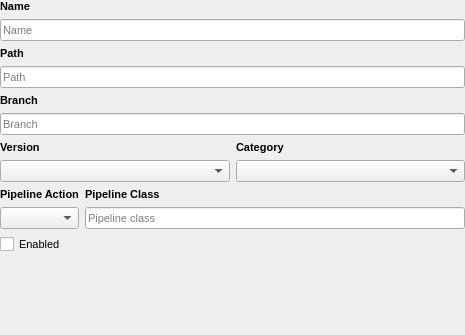
<?xml version="1.0" encoding="UTF-8"?>
<ui version="4.0">
 <class>Form</class>
 <widget class="QWidget" name="Form">
  <property name="geometry">
   <rect>
    <x>0</x>
    <y>0</y>
    <width>465</width>
    <height>335</height>
   </rect>
  </property>
  <property name="windowTitle">
   <string>Form</string>
  </property>
  <layout class="QGridLayout" name="gridLayout_3">
   <property name="leftMargin">
    <number>0</number>
   </property>
   <property name="topMargin">
    <number>0</number>
   </property>
   <property name="rightMargin">
    <number>0</number>
   </property>
   <property name="bottomMargin">
    <number>0</number>
   </property>
   <item row="0" column="0">
    <widget class="QLabel" name="label_5">
     <property name="font">
      <font>
       <pointsize>8</pointsize>
       <bold>true</bold>
      </font>
     </property>
     <property name="text">
      <string>Name</string>
     </property>
    </widget>
   </item>
   <item row="1" column="0">
    <widget class="QLineEdit" name="model_name">
     <property name="font">
      <font>
       <pointsize>8</pointsize>
      </font>
     </property>
     <property name="placeholderText">
      <string>Name</string>
     </property>
    </widget>
   </item>
   <item row="2" column="0">
    <widget class="QLabel" name="path_label">
     <property name="font">
      <font>
       <pointsize>8</pointsize>
       <bold>true</bold>
      </font>
     </property>
     <property name="text">
      <string>Path</string>
     </property>
    </widget>
   </item>
   <item row="3" column="0">
    <widget class="QLineEdit" name="path_line_edit">
     <property name="font">
      <font>
       <pointsize>8</pointsize>
      </font>
     </property>
     <property name="placeholderText">
      <string>Path</string>
     </property>
    </widget>
   </item>
   <item row="4" column="0">
    <widget class="QLabel" name="branch_label">
     <property name="font">
      <font>
       <pointsize>8</pointsize>
       <bold>true</bold>
      </font>
     </property>
     <property name="text">
      <string>Branch</string>
     </property>
    </widget>
   </item>
   <item row="5" column="0">
    <widget class="QLineEdit" name="branch_line_edit">
     <property name="font">
      <font>
       <pointsize>8</pointsize>
      </font>
     </property>
     <property name="placeholderText">
      <string>Branch</string>
     </property>
    </widget>
   </item>
   <item row="6" column="0">
    <layout class="QGridLayout" name="gridLayout_2">
     <item row="0" column="0">
      <widget class="QLabel" name="label_7">
       <property name="font">
        <font>
         <pointsize>8</pointsize>
         <bold>true</bold>
        </font>
       </property>
       <property name="text">
        <string>Version</string>
       </property>
      </widget>
     </item>
     <item row="0" column="1">
      <widget class="QLabel" name="label">
       <property name="font">
        <font>
         <pointsize>8</pointsize>
         <bold>true</bold>
        </font>
       </property>
       <property name="text">
        <string>Category</string>
       </property>
      </widget>
     </item>
     <item row="1" column="0">
      <widget class="QComboBox" name="versions">
       <property name="font">
        <font>
         <pointsize>8</pointsize>
        </font>
       </property>
      </widget>
     </item>
     <item row="1" column="1">
      <widget class="QComboBox" name="category">
       <property name="font">
        <font>
         <pointsize>8</pointsize>
        </font>
       </property>
      </widget>
     </item>
    </layout>
   </item>
   <item row="7" column="0">
    <layout class="QGridLayout" name="gridLayout">
     <item row="0" column="0">
      <widget class="QLabel" name="label_2">
       <property name="font">
        <font>
         <pointsize>8</pointsize>
         <bold>true</bold>
        </font>
       </property>
       <property name="text">
        <string>Pipeline Action</string>
       </property>
      </widget>
     </item>
     <item row="0" column="1">
      <widget class="QLabel" name="label_3">
       <property name="font">
        <font>
         <pointsize>8</pointsize>
         <bold>true</bold>
        </font>
       </property>
       <property name="text">
        <string>Pipeline Class</string>
       </property>
      </widget>
     </item>
     <item row="1" column="0">
      <widget class="QComboBox" name="pipeline_action">
       <property name="font">
        <font>
         <pointsize>8</pointsize>
        </font>
       </property>
      </widget>
     </item>
     <item row="1" column="1">
      <widget class="QLineEdit" name="pipeline_class_line_edit">
       <property name="font">
        <font>
         <pointsize>8</pointsize>
        </font>
       </property>
       <property name="placeholderText">
        <string>Pipeline class</string>
       </property>
      </widget>
     </item>
    </layout>
   </item>
   <item row="8" column="0">
    <widget class="QCheckBox" name="enabled">
     <property name="font">
      <font>
       <pointsize>8</pointsize>
      </font>
     </property>
     <property name="text">
      <string>Enabled</string>
     </property>
    </widget>
   </item>
   <item row="9" column="0">
    <spacer name="verticalSpacer">
     <property name="orientation">
      <enum>Qt::Vertical</enum>
     </property>
     <property name="sizeHint" stdset="0">
      <size>
       <width>20</width>
       <height>40</height>
      </size>
     </property>
    </spacer>
   </item>
  </layout>
 </widget>
 <resources/>
 <connections/>
</ui>
